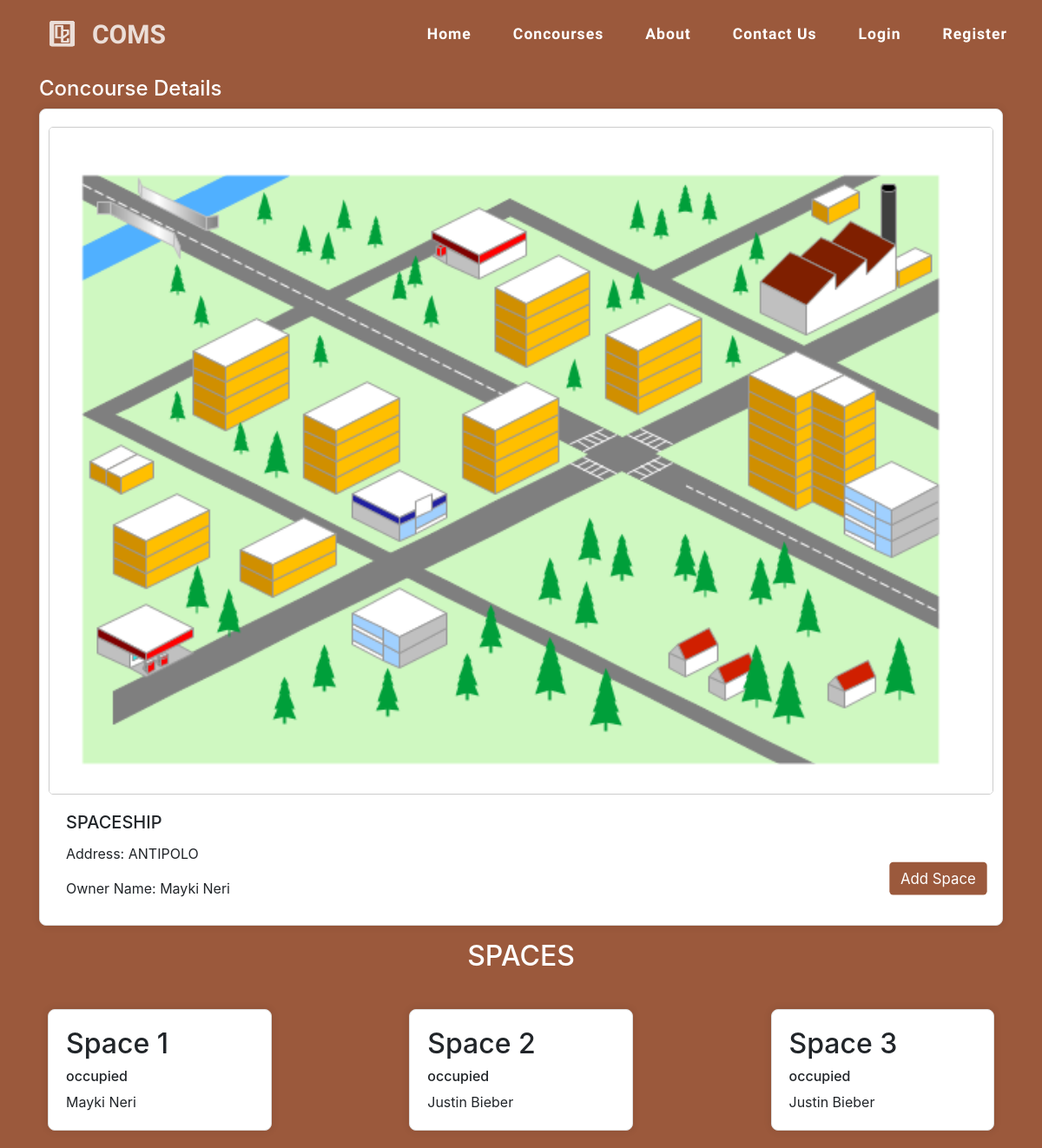
Page /map_display.php?concourse_id=19 on the committed database.
### tables this page shows
CREATE TABLE `concourse_verification` (
  `concourse_id` int(11) NOT NULL,
  `owner_id` int(11) NOT NULL,
  `owner_name` varchar(255) DEFAULT NULL,
  `concourse_name` varchar(255) NOT NULL,
  `concourse_address` varchar(255) NOT NULL,
  `concourse_map` varchar(255) NOT NULL,
  `concourse_image` varchar(255) NOT NULL,
  `spaces` int(11) NOT NULL,
  `concourse_total_area` int(11) NOT NULL,
  `created_at` timestamp NOT NULL DEFAULT current_timestamp() ON UPDATE current_timestamp(),
  `status` varchar(255) NOT NULL
);

CREATE TABLE `space` (
  `space_id` int(11) NOT NULL,
  `concourse_id` int(11) DEFAULT NULL,
  `space_img` varchar(255) NOT NULL,
  `space_name` varchar(255) DEFAULT NULL,
  `space_owner` varchar(50) NOT NULL,
  `space_oemail` varchar(50) NOT NULL,
  `status` enum('available','reserved','occupied') NOT NULL,
  `space_price` int(11) NOT NULL,
  `space_width` float DEFAULT NULL,
  `space_length` float DEFAULT NULL,
  `space_height` float DEFAULT NULL,
  `space_area` float GENERATED ALWAYS AS (`space_width` * `space_length`) STORED,
  `space_dimension` varchar(255) GENERATED ALWAYS AS (concat(`space_width`,' x ',`space_length`,' x ',`space_height`)) STORED,
  `space_tenant` varchar(255) NOT NULL,
  `space_bill` float DEFAULT NULL
);

### map_display.php (the view, shortened to what this page needs)
<?php
require('includes/dbconnection.php');
?>
<?php
if (isset($_GET['concourse_id'])) {
    $concourse_id = $_GET['concourse_id'];
    $concourseQuery = "SELECT * FROM concourse_verification WHERE concourse_id = $concourse_id";
    $concourseResult = mysqli_query($con, $concourseQuery);
} else {
    echo 'Concourse ID not provided.';
}
include('includes/header.php');
include('includes/nav.php');
?>
<section style="margin-top: 80px;">
    <?php
    if ($concourseResult->num_rows > 0) {
        $concourseDetails = $concourseResult->fetch_assoc();
        ?>
        <div class="container">
        <h4 style="color:#fff; text-align:center" class="pt-2">Concourse Details</h4>
            <div class="card" style="width: 100%; height: 100%; padding: 10px; margin: 0 auto; position: relative;">
                <div class="image-container">
                    <?php
                    if (!empty($concourseDetails['concourse_image'])) {
                        echo '<img src="./uploads/featured-concourse/' . $concourseDetails['concourse_image'] . '" id="concourseImage" class="card-img-top" alt="Concourse Image" style="width:100%; height: 300px;">';
                    } elseif (!empty($concourseDetails['concourse_map'])) {
                        echo '<img src="./uploads/' . $concourseDetails['concourse_map'] . '" id="concourseImage" class="card-img-top" alt="Concourse Map" style="width:100%; height: auto;">';
                    } else {
                        echo '<img src="path_to_placeholder_image.jpg" id="concourseImage" class="card-img-top" alt="Placeholder Image" style="width:100%; height: 300px;">';
                    }
                    ?>
                </div>
                <div class="card-body">
                    <h5 class="card-title">
                        <?php echo $concourseDetails['concourse_name']; ?>
                    </h5>
                    <p class="card-text"><span class="bold-label">Address:</span>
                        <?php echo $concourseDetails['concourse_address']; ?>
                    </p>
                    <p class="card-text"><span class="bold-label">Owner Name:</span>
                        <?php echo $concourseDetails['owner_name']; ?>
                    </p>
                </div>
                <div class="add-space-button">
                    <button class="btn btn-primary" style="background-color:#9b593c;border:none;"
                        onclick="showSpaceDetailsForm()">Add Space</button>
                </div>
            </div>
        </div>
        <?php
    } else {
        echo '<div class="container">';
        echo '<div class="content">';
        echo 'Concourse not found.';
        echo '</div>';
        echo '</div>';
    }
    ?>
    <?php
    $sql = "SELECT * FROM `space` WHERE concourse_id = $concourse_id ORDER BY space_id ASC";
    $result = mysqli_query($con, $sql);
    ?>
    <h2 style="color: #fff; text-align:center" class="pt-3">SPACES</h2> <br/>
    <div class="container">
        <?php
        if ($result && mysqli_num_rows($result) > 0) {
            while ($row = $result->fetch_assoc()) {
                echo "<div class='card' onclick='openSpaceModal(\"{$row['space_name']}\", \"{$row['status']}\", " . json_encode($row) . ")'>";
                echo "<h2>{$row['space_name']}</h2>";
                echo "<h6>{$row['status']}</h6>";
                echo "<h7>{$row['space_owner']}</h6>";
                echo "</div>";
            }
        } else {
            echo "<p>No available spaces</p>";
        }
        ?>
    </div>
</section>
<?php include('includes/footer.php'); ?>

### assets/css/style.css (style rules this page uses)
:root { --bg-color: #ecedf0; --main-color: #c3423f; --secondary-color: #29335c; --white: #ffffff; --black: #000000; --gray: rgba(0, 0, 0, 0.5); }
* { box-sizing: border-box; margin: 0; padding: 0; }
img { max-width: 100%; display: inline-block; }
button { border: none; overflow: visible; }
button { background-color: #007bff; color: #fff; border: none; padding: 5px 10px; border-radius: 3px; cursor: pointer; }
#concourseImage { width: 200px; height: 200px; border: 1px solid #ccc; border-radius: 5px; margin-top: 10px; }

### includes/header.php (style rules this page uses)
body { background-color: #9b593c; }

### map_display.php (style rules this page uses)
.add-space-button { position: absolute; bottom: 20px; right: 20px; }
.image-container { max-width: 100%; height: auto; position: relative; overflow: hidden; }
.card { width: 200px; margin: 10px; cursor: pointer; transition: transform 0.3s ease-in-out; }
.card:hover, .add-space-button { transform: scale(1.05); }
.container { display: flex; flex-wrap: wrap; justify-content: space-between; }
.card { width: 18%; margin-bottom: 20px; border: 1px solid #ddd; box-sizing: border-box; cursor: pointer; }
@media (max-width: 1200px) { .card { width: calc(25% - 20px); } }
input, select, button { margin-bottom: 15px; padding: 8px; width: 100%; box-sizing: border-box; }
button { background-color: #007bff; color: #fff; cursor: pointer; }
.card { background-color: #fff; border-radius: 8px; box-shadow: 0 0 10px rgba(0, 0, 0, 0.1); padding: 20px; margin-bottom: 20px; cursor: pointer; }

### rows in the picture
concourse_verification: concourse_map (picture), concourse_name "SPACESHIP", concourse_address "ANTIPOLO", owner_name "Mayki Neri"
space: space_name "Space 1", status "occupied", space_owner "Mayki Neri"
space: space_name "Space 2", status "occupied", space_owner "Justin Bieber"
space: space_name "Space 3", status "occupied", space_owner "Justin Bieber"
